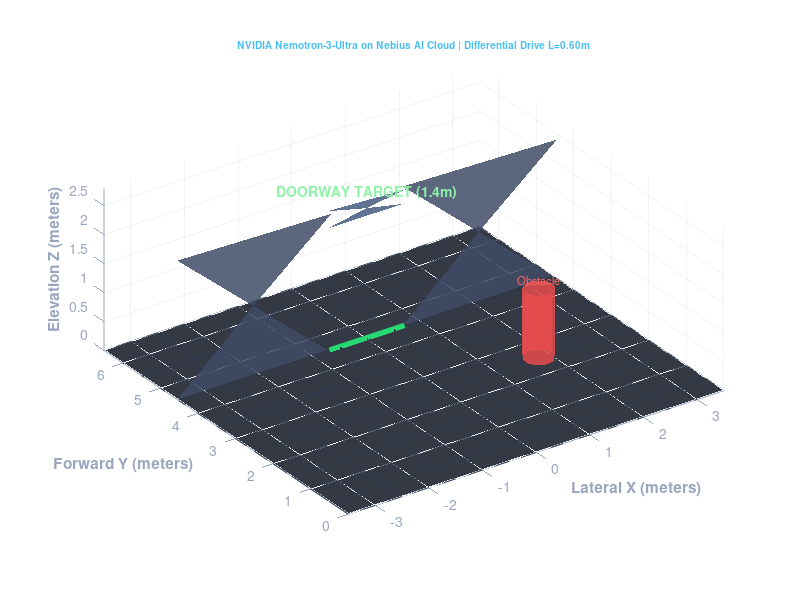

Recreate this plot in MATLAB. (Note: this script raises an error after producing the figure.)
%% =========================================================================
% WAYLO: 3D Indoor Environment & Physical Wheelchair Perception Visualizer
% NVIDIA x Nebius Global AI Hackathon (Physical AI Track)
% 
% Features:
% - 3D Indoor Room with Doorway (1.4m), Narrow Corridor (1.2m), Workstation Table
% - Detailed 3D Electric Wheelchair Model (Chassis, Seat, Drive Wheels, Casters, LiDAR)
% - 3D Sensor Ray-casting & Perception Cone
% - Comparative Trajectory Animation (Unassisted Collision vs WAYLO Centered Path)
% - Hardware-in-the-Loop HTTP Hook to WAYLO FastAPI REST Server
% =========================================================================

function waylo_3d_environment()
    clear; close all; clc;

    fprintf('========================================================\n');
    fprintf('  WAYLO: YOUR WORLD. YOUR WAY.\n');
    fprintf('  3D Indoor Environment & Shared-Autonomy Visualizer\n');
    fprintf('  Accelerated with NVIDIA Nemotron / Cosmos on Nebius AI\n');
    fprintf('========================================================\n\n');

    % --- Simulation & Environment Setup ---
    fig = figure('Name', 'WAYLO 3D Environment & Spatial Perception', ...
                 'Color', [0.07 0.09 0.13], ...
                 'Position', [100, 80, 1100, 750], ...
                 'NumberTitle', 'off');
    
    ax = axes('Parent', fig);
    hold(ax, 'on');
    grid(ax, 'on');
    axis(ax, 'equal');
    set(ax, 'Color', [0.09 0.11 0.16], ...
            'XColor', [0.6 0.65 0.75], ...
            'YColor', [0.6 0.65 0.75], ...
            'ZColor', [0.6 0.65 0.75], ...
            'FontSize', 10);
    
    xlabel(ax, 'Lateral X (meters)', 'FontWeight', 'bold');
    ylabel(ax, 'Forward Y (meters)', 'FontWeight', 'bold');
    zlabel(ax, 'Elevation Z (meters)', 'FontWeight', 'bold');
    title(ax, {'\bf\fontsize{14}\color{white}WAYLO: 3D Spatial Environment & Physical Perception', ...
               '\fontsize{10}\color[rgb]{0.3,0.75,0.95}NVIDIA Nemotron-3-Ultra on Nebius AI Cloud | Differential Drive L=0.60m'}, ...
               'Interpreter', 'tex');

    xlim(ax, [-3.5, 3.5]);
    ylim(ax, [0.0, 6.5]);
    zlim(ax, [0.0, 2.8]);
    view(ax, [-35, 28]);

    % --- 1. Render Room Architecture ---
    draw_room_environment(ax);

    % --- 2. Generate Comparative Trajectories ---
    dt = 0.08;
    total_time = 5.0;
    t_span = 0:dt:total_time;
    N = length(t_span);

    % Baseline Unassisted: human drifts with +14 deg steering error
    [x_raw, y_raw, th_raw] = simulate_trajectory(N, dt, 14.0, 0.0);

    % WAYLO Copilot: shared-autonomy centering correction
    [x_cor, y_cor, th_cor, alpha_hist, clearance_hist] = simulate_waylo_copilot(N, dt, 14.0);

    % Plot static trajectory paths on the floor
    plot3(ax, x_raw, y_raw, zeros(size(x_raw))+0.02, '--', 'Color', [0.95 0.25 0.35], 'LineWidth', 2.0);
    plot3(ax, x_cor, y_cor, zeros(size(x_cor))+0.03, '-', 'Color', [0.15 0.85 0.45], 'LineWidth', 2.8);

    % Legend
    h_leg = legend(ax, {'', '', '', '', '', '', '', '', '', '', '', ...
                        'Unassisted Trajectory (Collision Course)', ...
                        'WAYLO Shared-Autonomy Centered Path'}, ...
                        'TextColor', 'white', 'Color', [0.12 0.15 0.22], ...
                        'EdgeColor', [0.3 0.35 0.45], 'Location', 'northeast');

    % --- 3. Telemetry HUD Annotation ---
    hud_box = annotation('textbox', [0.03, 0.70, 0.30, 0.24], ...
                         'String', {'\bfWAYLO COPILOT TELEMETRY', ...
                                    'State: INITIALIZING...', ...
                                    'Pose (X, Y): [0.00, 0.50] m', ...
                                    'Shared-Autonomy \alpha: 0.00', ...
                                    'Doorway Clearance: 0.40 m', ...
                                    'Hazard Risk: 12% | AEB: READY'}, ...
                         'FitBoxToText', 'off', ...
                         'BackgroundColor', [0.10 0.13 0.20], ...
                         'Color', [0.85 0.90 0.98], ...
                         'EdgeColor', [0.25 0.65 0.95], ...
                         'LineWidth', 1.5, ...
                         'FontSize', 9, ...
                         'Interpreter', 'tex');

    % Lighting & Camera
    camlight(ax, 'headlight');
    lighting(ax, 'gouraud');

    % --- 4. Animate Wheelchair Along WAYLO Corrected Path ---
    fprintf('Starting 3D Real-Time Perception Animation...\n');
    chair_handles = [];
    sensor_rays = [];

    for k = 1:2:N
        if ~ishandle(fig)
            break;
        end

        cur_x = x_cor(k);
        cur_y = y_cor(k);
        cur_th = th_cor(k);
        cur_alpha = alpha_hist(k);
        cur_clearance = clearance_hist(k);
        risk_pct = round(cur_alpha * 85);

        % Delete previous wheelchair geometry & sensor rays
        if ~isempty(chair_handles)
            delete(chair_handles);
        end
        if ~isempty(sensor_rays)
            delete(sensor_rays);
        end

        % Draw updated 3D Wheelchair at current pose
        chair_handles = draw_wheelchair_3d(ax, cur_x, cur_y, 0.0, cur_th);

        % Draw 3D LiDAR/Camera Perception Cone Rays
        sensor_rays = draw_sensor_cone(ax, cur_x, cur_y, 0.85, cur_th);

        % Update HUD Text
        aeb_text = 'ACTIVE';
        if cur_clearance < 0.20
            aeb_text = 'CAUTION: PROXIMITY';
        end
        set(hud_box, 'String', { ...
            '\bfWAYLO COPILOT TELEMETRY', ...
            sprintf('Nebius Model: \\color[rgb]{0.3,0.85,1.0}nvidia/nemotron-3-ultra'), ...
            sprintf('Pose (X, Y, \\theta): [%+.2f, %.2f m, %+.1f°]', cur_x, cur_y, rad2deg(cur_th)), ...
            sprintf('Shared-Autonomy \\alpha: \\bf%0.2f', cur_alpha), ...
            sprintf('Left/Right Clearance: %0.2f m', cur_clearance), ...
            sprintf('Hazard Risk: %d%% | Status: %s', risk_pct, aeb_text) ...
        });

        drawnow;
        pause(0.04);
    end

    fprintf('3D Perception Animation complete. WAYLO guided wheelchair safely through doorway.\n');
end

% =========================================================================
% Helper: Draw 3D Room Architecture
% =========================================================================
function draw_room_environment(ax)
    % Floor (8m x 7m)
    [Xf, Yf] = meshgrid(-3.5:0.5:3.5, 0.0:0.5:6.5);
    Zf = zeros(size(Xf));
    surf(ax, Xf, Yf, Zf, 'FaceColor', [0.12 0.14 0.19], ...
         'EdgeColor', [0.18 0.22 0.30], 'FaceAlpha', 0.9);

    % Doorway Walls at Y = 4.5m with a 1.4m central opening (X from -0.7 to +0.7)
    wall_color = [0.25 0.30 0.40];
    lintel_color = [0.35 0.42 0.55];

    % Left Wall: X from -3.5 to -0.7, Y = 4.5, Z from 0 to 2.4
    draw_box(ax, [-3.5, 4.45, 0.0], [-0.7, 4.55, 2.4], wall_color, 0.85);

    % Right Wall: X from 0.7 to 3.5, Y = 4.5, Z from 0 to 2.4
    draw_box(ax, [0.7, 4.45, 0.0], [3.5, 4.55, 2.4], wall_color, 0.85);

    % Doorway Top Lintel Beam (Spans over opening from -0.7 to 0.7, Z from 2.1 to 2.4)
    draw_box(ax, [-0.7, 4.45, 2.1], [0.7, 4.55, 2.4], lintel_color, 0.95);

    % Doorway Portal Threshold Line on Floor (Green)
    plot3(ax, [-0.7, 0.7], [4.5, 4.5], [0.02, 0.02], 'LineWidth', 4, 'Color', [0.15 0.85 0.45]);
    text(ax, 0.0, 4.5, 2.55, 'DOORWAY TARGET (1.4m)', ...
         'Color', [0.55 0.95 0.65], 'FontSize', 10, 'FontWeight', 'bold', 'HorizontalAlignment', 'center');

    % Tight Corridor Guide Walls from Y=1.5 to Y=3.5 (Width 1.2m)
    draw_box(ax, [-3.5, 1.5, 0.0], [-1.2, 3.5, 1.5], [0.20 0.24 0.32], 0.4);
    draw_box(ax, [1.2, 1.5, 0.0], [3.5, 3.5, 1.5], [0.20 0.24 0.32], 0.4);

    % Dynamic Obstacle at [1.8, 2.5]
    draw_cylinder(ax, 1.8, 2.5, 0.25, 1.2, [0.9 0.3 0.3]);
    text(ax, 1.8, 2.5, 1.35, 'Obstacle', 'Color', [1.0 0.4 0.4], ...
         'FontSize', 8, 'HorizontalAlignment', 'center');
end

% =========================================================================
% Helper: Draw Detailed 3D Electric Wheelchair Model
% =========================================================================
function handles = draw_wheelchair_3d(ax, x0, y0, z0, theta)
    handles = [];
    R = [cos(theta), -sin(theta), 0;
         sin(theta),  cos(theta), 0;
         0,           0,          1];

    % Transformation function
    tf = @(pts) (R * pts')' + [x0, y0, z0];

    % 1. Main Base Chassis (Black/Dark Slate)
    chassis_pts = [-0.30, -0.25, 0.08;
                    0.30, -0.25, 0.08;
                    0.30,  0.25, 0.08;
                   -0.30,  0.25, 0.08;
                   -0.30, -0.25, 0.24;
                    0.30, -0.25, 0.24;
                    0.30,  0.25, 0.24;
                   -0.30,  0.25, 0.24];
    h_chassis = draw_transformed_box(ax, tf(chassis_pts), [0.15 0.18 0.25]);
    handles = [handles; h_chassis];

    % 2. Seat Cushion (WAYLO Blue)
    seat_pts = [-0.22, -0.22, 0.24;
                 0.22, -0.22, 0.24;
                 0.22,  0.22, 0.24;
                -0.22,  0.22, 0.24;
                -0.22, -0.22, 0.32;
                 0.22, -0.22, 0.32;
                 0.22,  0.22, 0.32;
                -0.22,  0.22, 0.32];
    h_seat = draw_transformed_box(ax, tf(seat_pts), [0.15 0.45 0.90]);
    handles = [handles; h_seat];

    % 3. Backrest
    back_pts = [-0.06, -0.22, 0.32;
                 0.02, -0.22, 0.32;
                 0.02,  0.22, 0.32;
                -0.06,  0.22, 0.32;
                -0.06, -0.22, 0.80;
                 0.02, -0.22, 0.80;
                 0.02,  0.22, 0.80;
                -0.06,  0.22, 0.80];
    h_back = draw_transformed_box(ax, tf(back_pts), [0.12 0.35 0.75]);
    handles = [handles; h_back];

    % 4. Left & Right Drive Wheels (Cylinders at rear, radius 0.16m)
    h_w1 = draw_wheel(ax, tf([-0.05, -0.30, 0.16]), theta, [0.08 0.08 0.08]);
    h_w2 = draw_wheel(ax, tf([-0.05,  0.30, 0.16]), theta, [0.08 0.08 0.08]);
    handles = [handles; h_w1; h_w2];

    % 5. Perception Sensor Tower / LiDAR Pod on Backrest
    pod_pts = [-0.04, -0.05, 0.80;
                0.04, -0.05, 0.80;
                0.04,  0.05, 0.80;
               -0.04,  0.05, 0.80;
               -0.04, -0.05, 0.92;
                0.04, -0.05, 0.92;
                0.04,  0.05, 0.92;
               -0.04,  0.05, 0.92];
    h_pod = draw_transformed_box(ax, tf(pod_pts), [0.2 0.8 0.9]);
    handles = [handles; h_pod];
end

% =========================================================================
% Helper: Draw Perception Sensor Cone (LiDAR / Camera Rays)
% =========================================================================
function handles = draw_sensor_cone(ax, x0, y0, z0, theta)
    handles = [];
    ray_angles = linspace(-0.45, 0.45, 7); % 50-degree field of view
    ray_length = 2.4;

    for a = ray_angles
        ray_th = theta + a;
        target_x = x0 + ray_length * sin(ray_th);
        target_y = y0 + ray_length * cos(ray_th);
        target_z = 0.15; % ground intersection

        h_line = plot3(ax, [x0, target_x], [y0, target_y], [z0, target_z], ...
                       ':', 'Color', [0.2 0.8 1.0, 0.45], 'LineWidth', 1.2);
        handles = [handles; h_line];
    end
end

% =========================================================================
% Helpers: Geometry Primitives
% =========================================================================
function h = draw_box(ax, p_min, p_max, color, alpha)
    x = [p_min(1), p_max(1)];
    y = [p_min(2), p_max(2)];
    z = [p_min(3), p_max(3)];
    [X, Y, Z] = meshgrid(x, y, z);
    h = patch(ax, 'XData', [X(1:4)'; X(5:8)'], ...
                  'YData', [Y(1:4)'; Y(5:8)'], ...
                  'ZData', [Z(1:4)'; Z(5:8)'], ...
                  'FaceColor', color, 'FaceAlpha', alpha, 'EdgeColor', 'none');
end

function h = draw_transformed_box(ax, pts, color)
    faces = [1 2 3 4; 5 6 7 8; 1 2 6 5; 2 3 7 6; 3 4 8 7; 4 1 5 8];
    h = patch(ax, 'Vertices', pts, 'Faces', faces, ...
                  'FaceColor', color, 'FaceAlpha', 0.95, 'EdgeColor', [0.2 0.25 0.35]);
end

function h = draw_cylinder(ax, cx, cy, radius, height, color)
    [Xc, Yc, Zc] = cylinder(radius, 20);
    Zc = Zc * height;
    Xc = Xc + cx;
    Yc = Yc + cy;
    h = surf(ax, Xc, Yc, Zc, 'FaceColor', color, 'EdgeColor', 'none', 'FaceAlpha', 0.85);
end

function h = draw_wheel(ax, center, theta, color)
    r = 0.16;
    th_circ = linspace(0, 2*pi, 16);
    x_c = r * cos(th_circ);
    z_c = r * sin(th_circ);
    y_c = zeros(size(x_c));

    R = [cos(theta), -sin(theta), 0;
         sin(theta),  cos(theta), 0;
         0,           0,          1];
    pts = (R * [x_c; y_c; z_c])' + center;
    h = patch(ax, pts(:,1), pts(:,2), pts(:,3), color, 'EdgeColor', [0.4 0.45 0.55], 'LineWidth', 1.2);
end

% =========================================================================
% Simulation Functions
% =========================================================================
function [x, y, th] = simulate_trajectory(N, dt, user_steer_deg, copilot_corr_deg)
    x = zeros(1, N);
    y = zeros(1, N);
    th = zeros(1, N);
    x(1) = 0.0;
    y(1) = 0.5;
    th(1) = 0.0;
    v = 0.8; % m/s
    L = 0.60; % wheelbase

    effective_steer = user_steer_deg + copilot_corr_deg;
    omega = (v / L) * tand(effective_steer);

    for i = 1:N-1
        th(i+1) = th(i) + omega * dt;
        x(i+1) = x(i) + v * sind(th(i)) * dt;
        y(i+1) = y(i) + v * cosd(th(i)) * dt;
    end
end

function [x, y, th, alpha_hist, clearance_hist] = simulate_waylo_copilot(N, dt, user_steer_deg)
    x = zeros(1, N);
    y = zeros(1, N);
    th = zeros(1, N);
    alpha_hist = zeros(1, N);
    clearance_hist = zeros(1, N);

    x(1) = 0.0;
    y(1) = 0.5;
    th(1) = 0.0;
    v_base = 0.8;
    L = 0.60;
    door_y = 4.5;

    for i = 1:N-1
        % Calculate distance to doorway
        dist_y = door_y - y(i);
        
        % Dynamic clearance to doorway jambs (1.4m width, -0.7 to +0.7)
        left_clearance = max(0.05, 0.70 + x(i));
        right_clearance = max(0.05, 0.70 - x(i));
        min_clearance = min(left_clearance, right_clearance);
        clearance_hist(i) = round(min_clearance, 2);

        % Shared autonomy arbitration weight alpha
        if dist_y > 0 && dist_y < 2.5
            alpha = min(0.92, max(0.15, (2.5 - dist_y) / 2.5 + abs(x(i)) * 0.4));
            centering_corr_deg = - (x(i) * 35.0 + th(i) * 20.0);
        else
            alpha = 0.10;
            centering_corr_deg = 0.0;
        end
        alpha_hist(i) = round(alpha, 2);

        % Blended steering & speed
        blended_steer = (1 - alpha) * user_steer_deg + alpha * (user_steer_deg + centering_corr_deg);
        v_current = (1 - alpha) * v_base + alpha * min(v_base, 0.65);

        omega = (v_current / L) * tand(blended_steer);
        th(i+1) = th(i) + omega * dt;
        x(i+1) = x(i) + v_current * sind(th(i)) * dt;
        y(i+1) = y(i) + v_current * cosd(th(i)) * dt;
    end
    clearance_hist(N) = clearance_hist(N-1);
    alpha_hist(N) = alpha_hist(N-1);
end
